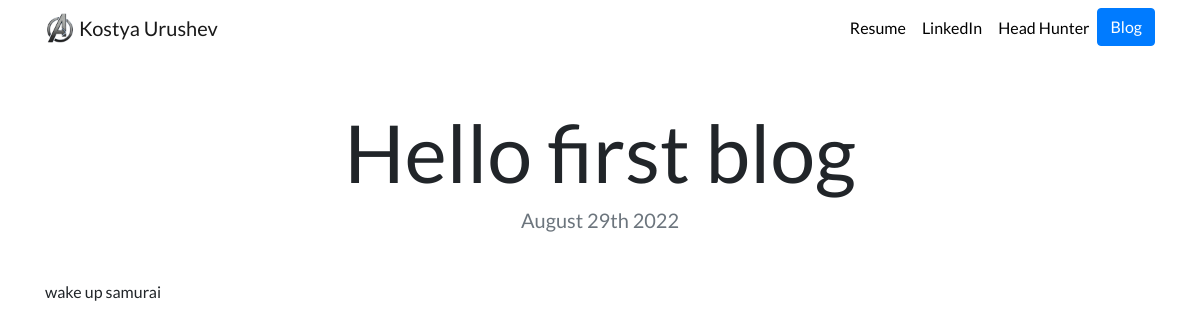
Page /blog/8/ on the committed database.
### blog/models.py (models this page shows, shortened)
class Blog(models.Model):
    title = models.CharField(max_length=200)
    description = models.TextField()
    date = models.DateField()

### blog/views.py (the view)
# urls.py: path('<int:blog_id>/', views.detail, name='detail'),
def detail(request, blog_id):
    blog = get_object_or_404(Blog, pk=blog_id)
    return render(request, 'blog/detail.html',{'blog':blog})

### blog/templates/blog/detail.html
{% extends "portfolio/base.html" %}
{% load static %}
{% block content %}
<h1 class="text-center mt-5" id="blogdetailtitle">{{ blog.title }}</h1>
<h5 class="text-center text-muted mb-5">{{ blog.date|date:'F jS Y' }}</h5>
{{ blog.description|safe }}
{% endblock %}

### portfolio/static/portfolio/custom.css (style rules this page uses)
body { font-family: 'Lato', sans-serif; }
@media (min-width: 992px) { #blogdetailtitle { font-size: 5rem; } }

### rows in the picture
Blog: title "Hello first blog", date "August 29th 2022", description "wake up samurai"
